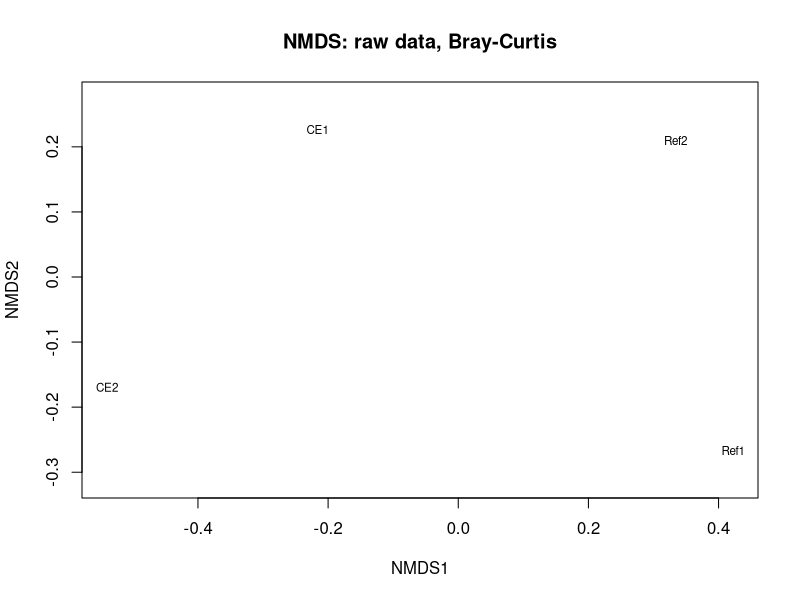
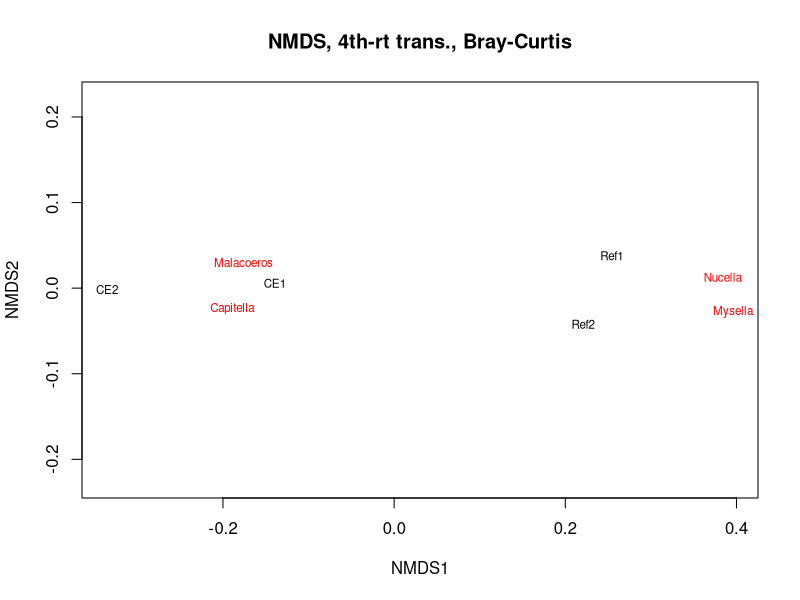
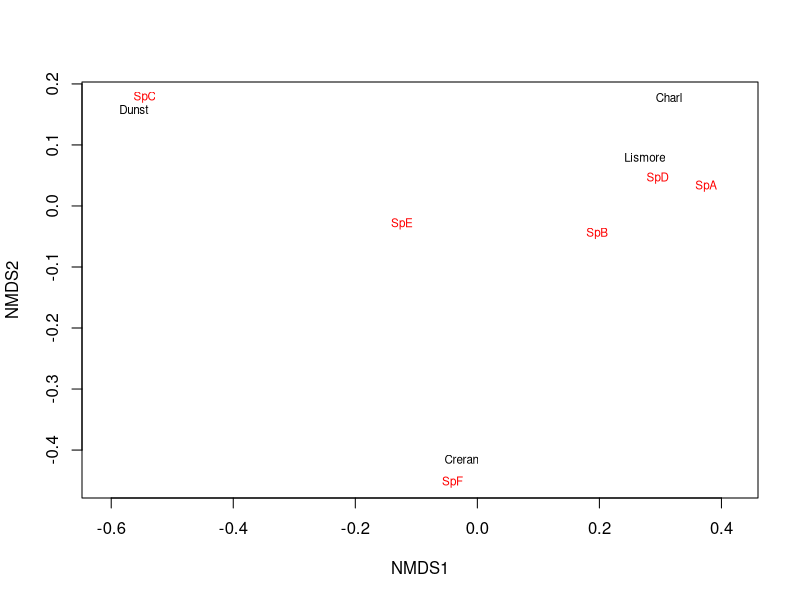
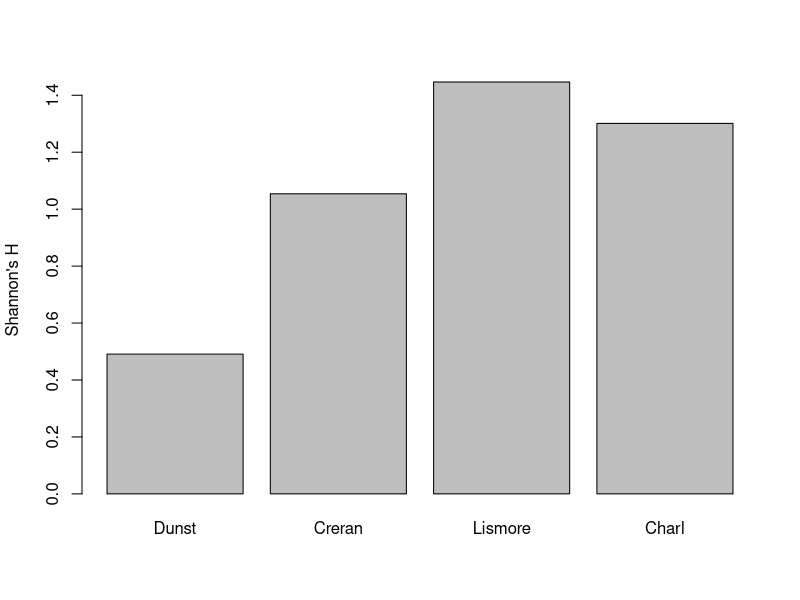
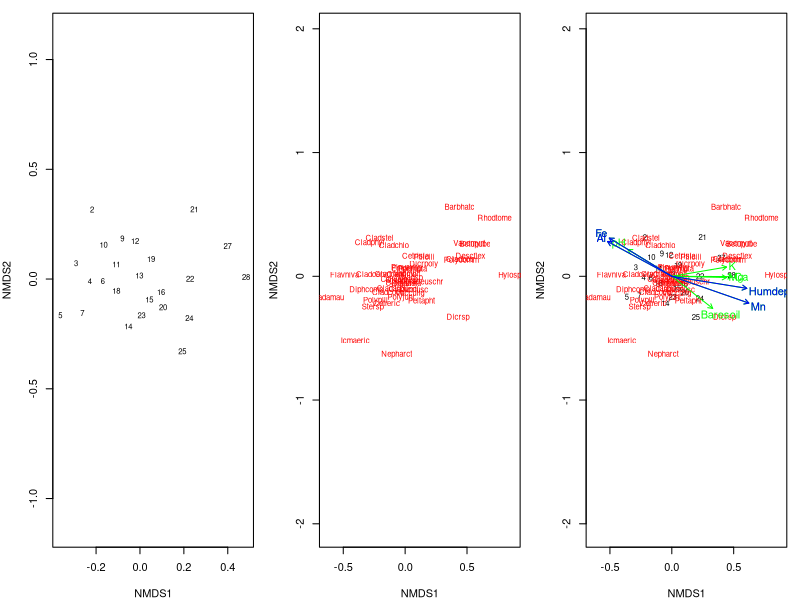
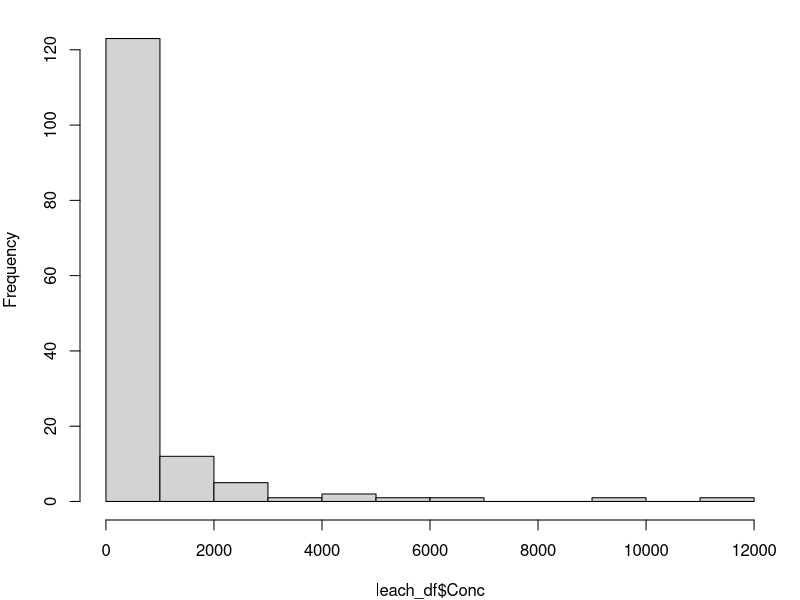
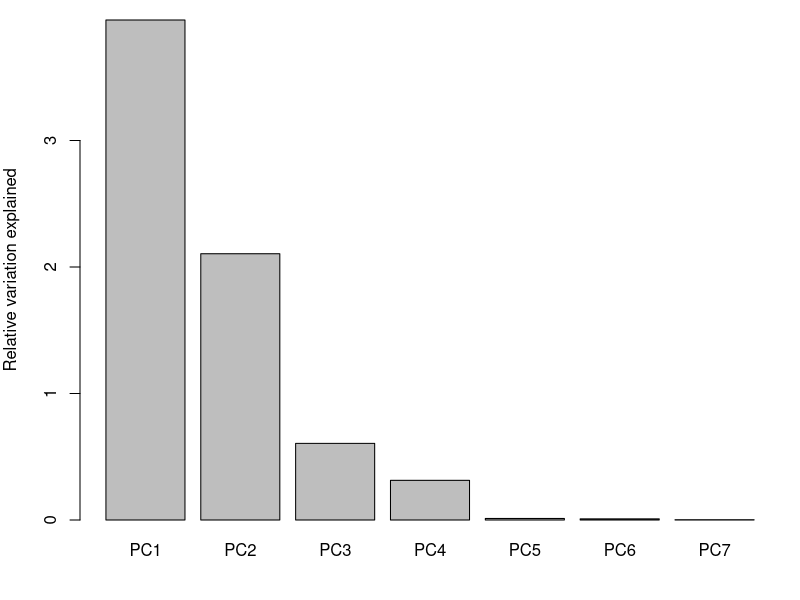
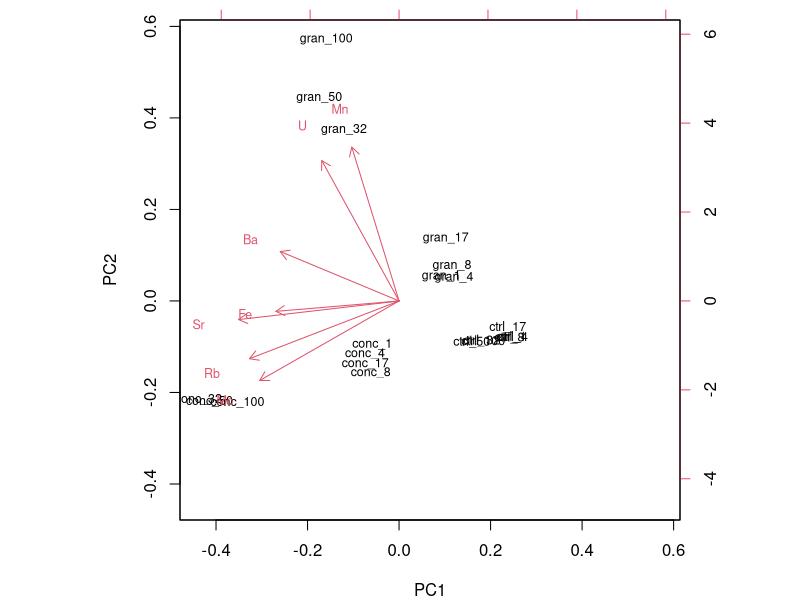

The R script that drew these images, in order:
## ---- chunk 1
knitr::opts_chunk$set(out.width="50%", out.height="50%", fig.align='center',
                      cache=TRUE,
                      warning=FALSE, error=FALSE)
## ---- chunk 2
library(vegan) 
# these toy data duplicate those in the multivariate lecture.
worm_df <- data.frame(
  row.names = c("CE1", "CE2", "Ref1", "Ref2"),
  Capitella = c(1000, 1500, 10, 50),
  Malacoeros = c(500, 2000, 50, 25),
  Mysella = c(1, 0, 25, 30),
  Nucella = c(1, 0, 20, 15)
)
worm_df
# alt-log transformation: ifelse(x==0, 0, log(x))
worm_df_log <- decostand(worm_df, method = "log", logbase = 10)
worm_df_4rt <- worm_df^0.25
## ---- chunk 3
vegdist(worm_df, method = "bray")
vegdist(worm_df_4rt, method = "bray")
vegdist(worm_df_log, method = "altGower")
## ---- chunk 4
ord_raw <- metaMDS(worm_df, distance = "bray", k = 2,
                   autotransform = FALSE, trace = FALSE)
ordiplot(ord_raw, choices = c(1, 2), display = "sites", 
         type = "text", main = "NMDS: raw data, Bray-Curtis")
## ---- chunk 5
ord_4rt <- metaMDS(worm_df_4rt, distance = "bray", k = 2, 
                   autotransform = FALSE, trace = FALSE)
## ---- chunk 6
# you can also plot the 'species' on the ordination,
ordiplot(ord_4rt, choices = c(1, 2), display = c("sites", "species"), 
         type = "text", main = "NMDS, 4th-rt trans., Bray-Curtis")
## ---- chunk 7
comm_df <- data.frame(
  row.names = c("Dunst", "Creran", "Lismore", "Charl"),
  SpA = c(1, 20, 30, 40),
  SpB = c(11, 22, 50, 1),
  SpC = c(500, 40, 30, 20),
  SpD = c(10, 25, 35, 50),
  SpE = c(4, 3, 2, 1),
  SpF = c(40, 250, 1, 9)
)
comm_df
ord_comm <- metaMDS(comm_df, distance = "bray", k = 2, 
                    autotransform = FALSE, trace = FALSE)
ordiplot(ord_comm, choices = c(1, 2), 
         display = c("sites", "species"), type = "text")
## ---- chunk 8
shannon_H <- diversity(comm_df, "shannon", base = exp(1)) 
richness <- specnumber(comm_df) 
barplot(shannon_H, names.arg = comm_df$Site, main = NULL, ylab = "Shannon's H")
## ---- chunk 9
data(varespec) # ?varespec -- percent cover of 44 spp in lichen pastures 
data(varechem) # ?varechem -- associated soil charecteristics
ord_vare <- metaMDS(varespec^0.25, distance = "bray", 
                   trace = FALSE, autotransform = FALSE)
## ---- chunk 10
par(mfrow=c(1,3), mar=c(4,4,1,1)) 
ordiplot(ord_vare, choices = c(1, 2), display = "sites", type = "text")
ordiplot(ord_vare, choices = c(1, 2), display = "species", type = "text")
ordiplot(ord_vare, choices = c(1, 2), display = c("sites", "species"),
  type = "text")
# You can superimpose environmental variables onto NMDS-ordinations.
ef <- envfit(ord_vare, varechem) #
plot(ef, p.max = 0.1, col = "green") # overlay environmental variables
plot(ef, p.max = 0.01, col = "blue") # subset based on p
## ---- chunk 11
library(readxl)
library(tidyverse)
leach_df <- read_excel("data/practical_5.xlsx", sheet = "Leaching") |>
  mutate(Treat_abbr = factor(Treat, # abbreviate for cleaner plotting
                             levels = c("concrete", "control", "granite"),
                             labels = c("conc", "ctrl", "gran")),
         Treat_day = paste(Treat_abbr, Day, sep="_"), # treat + days in exprmnt
         Conc = signif(Conc)) |>
  select(Treat_day, Element, Conc) # remove columns that aren't of use,
#summary(leach_df)

# not dominated by zeros; try other values (e.g. <10)
table(leach_df$Conc == 0) 
mean(leach_df$Conc == 0) # recall that R treats T/F as 1/0 
## ---- chunk 12
par(mfrow=c(1,1))
hist(leach_df$Conc, main = NULL) 
## ---- chunk 13
leach_df_wide <- leach_df |>
  pivot_wider(names_from="Element", values_from="Conc")
## ---- chunk 14
PCA_leach <- prcomp(leach_df_wide[, -1], center = TRUE, scale = TRUE) 
screeplot(PCA_leach, main = NULL, ylab = "Relative variation explained")
## ---- chunk 15
biplot(PCA_leach, xlabs = leach_df_wide$Treat_day, cex = 0.75)
## ---- chunk 16
PCA_leach$x |>
  as_tibble() |>
  mutate(Treat_day = leach_df_wide$Treat_day) |>
  ggplot(aes(PC1, PC2, colour = PC3, label = Treat_day)) + 
  geom_label(size = 3, fill = NA) +
  scale_colour_gradient2(mid = "cornsilk2") +
  theme_bw()
## ---- chunk 17
#?grepl
#cbind(leach_df_wide$Treat_day, grepl("conc|gran", leach_df_wide$Treat_day))
leach_df_trts <- leach_df_wide |>
  filter(grepl("conc|gran", Treat_day))
PCA_trts <- prcomp(leach_df_trts[, -1], scale = TRUE, center = TRUE)
biplot(PCA_trts, xlabs = leach_df_trts$Treat_day)
## ---- chunk 18
PCA_leach_summary <- summary(PCA_leach) 
#PCA_leach_summary
#str(PCA_leach_summary)
PCA_leach_summary$importance[, 1:4] # extract only PC1-4
## ---- chunk 19
# ?prcomp
# str(PCA_leach)
signif(PCA_leach$rotation[, 1:5], 3) # factor loadings for PC1-5
